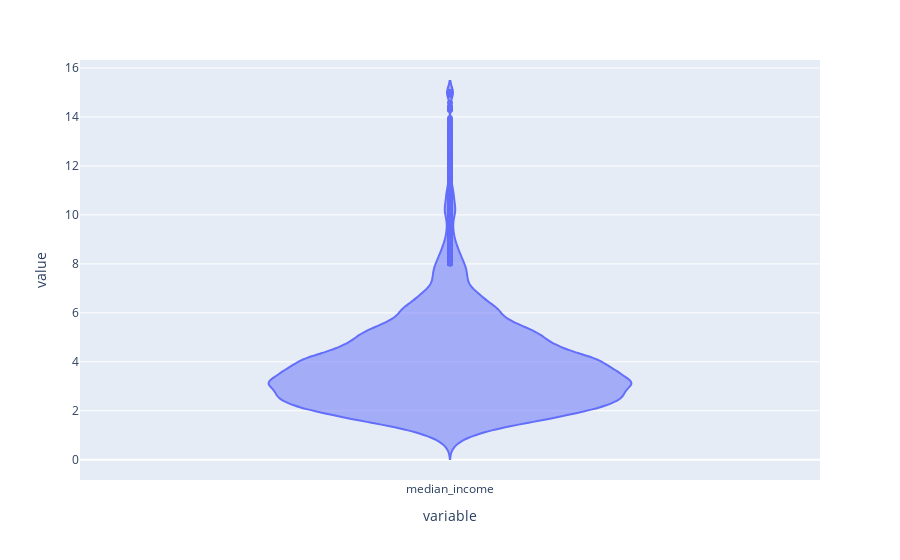

This figure's notebook cell:
### Code cell
px.violin(data_frame=housing,y=['median_income',])

### Figure 1 — Plotly figure (JSON) as saved in the notebook; plotly's stock layout.template omitted (floating-point values rounded to 4 significant figures; data arrays with more than 128 entries replaced by an {"elided": "..."} marker saying what was removed)
{"data": [{"alignmentgroup": "True", "box": {"visible": false}, "hovertemplate": "variable=%{x}<br>value=%{y}<extra></extra>", "legendgroup": "", "marker": {"color": "#636efa"}, "name": "", "offsetgroup": "", "orientation": "v", "scalegroup": "True", "showlegend": false, "type": "violin", "x": {"elided": "20640 str values"}, "x0": " ", "xaxis": "x", "y": {"elided": "20640 float values"}, "y0": " ", "yaxis": "y"}], "layout": {"legend": {"tracegroupgap": 0}, "margin": {"t": 60}, "violinmode": "group", "xaxis": {"anchor": "y", "domain": [0, 1], "title": {"text": "variable"}}, "yaxis": {"anchor": "x", "domain": [0, 1], "title": {"text": "value"}}}}
